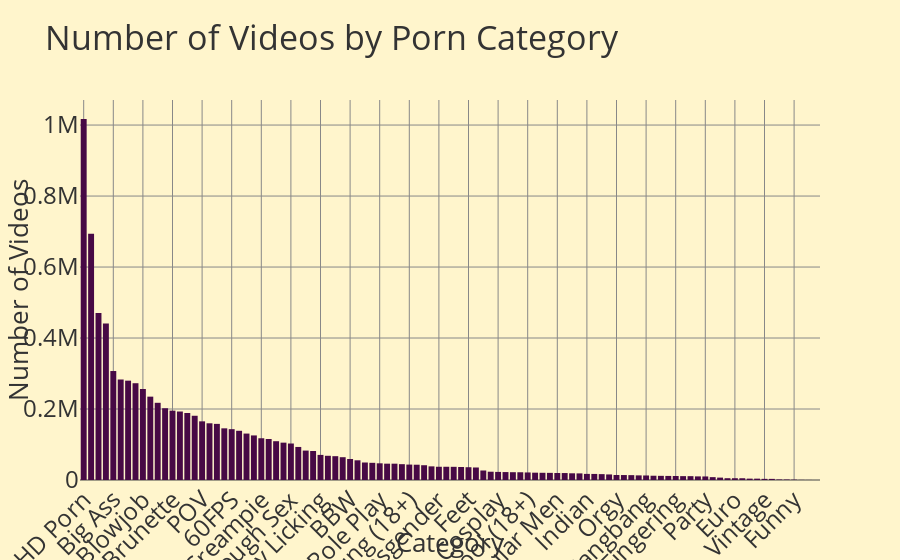
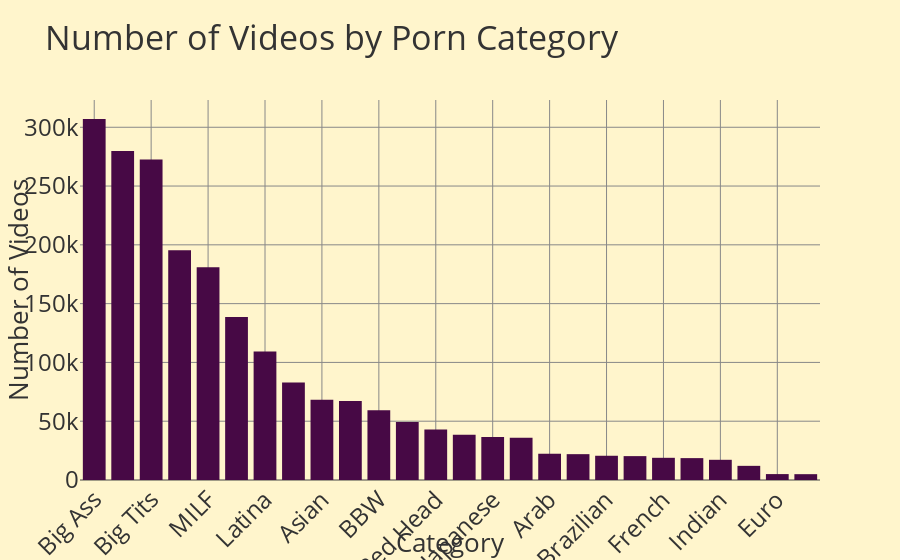

The cell these charts' notebook holds for them, in order:
### Markdown cell above
### Porn

### Code cell
import pandas as pd
import plotly.graph_objects as go

def plot_porn_categories_chart(file_path, included_categories=None):
    """
    Plots a bar chart of porn categories and their number of videos.

    Parameters:
    - file_path (str): Path to the CSV file containing the data.
    - included_categories (list): List of categories to include. Default is None (include all).
    """
    # Load the dataset
    df = pd.read_csv(file_path)

    # Filter by included categories if provided
    if included_categories:
        df = df[df['category'].isin(included_categories)]

    # Sort the DataFrame by 'num_videos' in descending order
    df = df.sort_values(by='num_videos', ascending=False)

    # Create the bar chart using Plotly
    fig = go.Figure()

    fig.add_trace(go.Bar(
        x=df['category'],
        y=df['num_videos']
    ))

    # Update layout with the 'base' template and axis labels
    fig.update_layout(
        template='base',
        title='Number of Videos by Porn Category',
        xaxis_title='Category',
        yaxis_title='Number of Videos',
        xaxis=dict(type='category', tickangle=-45),
    )

    # Show the plot
    fig.show()

# Example usage:
# Plot all categories
plot_porn_categories_chart('d_porn_categories.csv')

# Plot specific categories
plot_porn_categories_chart('d_porn_categories.csv', included_categories=['Arab', 
                                                                         'Asian', 
                                                                         'BBW', 
                                                                         'Babysitter', 
                                                                         'Big Tits', 
                                                                         'Big Ass', 
                                                                         'Blonde',
                                                                         'Brazilian',
                                                                         'British',
                                                                         'Brunette',
                                                                         'Celebrity'
                                                                         'College (18+)',
                                                                         'Czech',
                                                                         'Ebony',
                                                                         'Euro',
                                                                         'Feet',
                                                                         'French',
                                                                         'German',
                                                                         'Indian',
                                                                         'Italian',
                                                                         'Japanese',
                                                                         'Korean',
                                                                         'Latina',
                                                                         'MILF',
                                                                         'Red Head',
                                                                         'Russian',
                                                                         'School (18+)'
                                                                         'Small Tits',
                                                                         'Step Fantasy',
                                                                         'Tattooed Women',
                                                                         'Teen (18+)'
                                                                        ])

plot_porn_categories_chart('d_porn_categories.csv', included_categories=['Arab', 
                                                                         'Asian', 
                                                                         'Blonde',
                                                                         'Brazilian',
                                                                         'British',
                                                                         'Brunette',
                                                                         'Czech',
                                                                         'Ebony',
                                                                         'Euro',
                                                                         'French',
                                                                         'German',
                                                                         'Indian',
                                                                         'Italian',
                                                                         'Japanese',
                                                                         'Korean',
                                                                         'Latina',
                                                                         'Red Head',
                                                                         'Russian',
                                                                         'Tattooed Women',
                                                                        ])

### Figure 1 — Plotly figure (JSON) as saved in the notebook; plotly's stock layout.template omitted (floating-point values rounded to 4 significant figures)
{"data": [{"type": "bar", "x": ["HD Porn", "Verified Amateurs", "Amateur", "Exclusive", "Big Ass", "Babe", "Teen (18+)", "Big Tits", "Blowjob", "Hardcore", "Big Dick", "Pornstar", "Brunette", "Solo Female", "Cumshot", "MILF", "POV", "Masturbation", "Female Orgasm", "Fetish", "60FPS", "Blonde", "Small Tits", "Anal", "Creampie", "Toys", "Latina", "Reality", "Rough Sex", "Verified Couples", "Step Fantasy", "Handjob", "Pussy Licking", "Asian", "Tattooed Women", "Verified Models", "BBW", "Squirt", "Ebony", "Public", "Role Play", "Threesome", "Lesbian", "Interracial", "Old/Young (18+)", "Red Head", "Mature", "Russian", "Transgender", "Cartoon", "Romantic", "Japanese", "Feet", "College (18+)", "Bondage", "Compilation", "Cosplay", "Arab", "British", "Massage", "School (18+)", "Brazilian", "German", "Pissing", "Muscular Men", "Double Penetration", "French", "Italian", "Indian", "Hentai", "Babysitter (18+)", "Fisting", "Orgy", "Smoking", "Casting", "Cuckold", "Gangbang", "Czech", "Celebrity", "Behind The Scenes", "Fingering", "Parody", "Music", "Popular With Women", "Party", "Bukkake", "Solo Male", "Strap On", "Euro", "Korean", "Striptease", "Gaming", "Vintage", "Bisexual Male", "SFW", "Closed Captions", "Funny", "Interactive", "Podcast", "Described Video"], "y": [1017070, 693682, 470773, 440775, 307019, 283135, 279880, 272667, 256411, 234832, 217510, 202162, 195403, 192963, 188769, 180996, 165227, 159775, 158109, 145584, 143196, 138633, 130798, 125572, 117587, 115498, 109289, 105221, 102811, 93112, 82874, 81654, 70729, 68210, 67106, 64244, 59238, 55510, 49317, 48399, 47030, 46013, 45976, 44589, 43444, 43041, 41607, 38416, 37316, 37295, 37124, 36670, 35971, 35243, 26794, 23363, 22800, 22331, 21976, 21832, 21276, 20613, 20310, 20126, 19816, 19597, 18876, 18612, 17181, 17100, 16543, 15674, 14031, 13983, 13697, 13024, 12747, 12034, 11728, 11458, 11306, 10894, 10815, 10178, 10014, 8062, 6734, 5064, 5023, 4959, 3858, 3801, 3253, 3145, 1535, 1347, 946, 369, 176, 35]}], "layout": {"title": {"text": "Number of Videos by Porn Category"}, "xaxis": {"tickangle": -45, "title": {"text": "Category"}, "type": "category"}, "yaxis": {"title": {"text": "Number of Videos"}}}}

### Figure 2 — Plotly figure (JSON) as saved in the notebook; plotly's stock layout.template omitted (floating-point values rounded to 4 significant figures)
{"data": [{"type": "bar", "x": ["Big Ass", "Teen (18+)", "Big Tits", "Brunette", "MILF", "Blonde", "Latina", "Step Fantasy", "Asian", "Tattooed Women", "BBW", "Ebony", "Red Head", "Russian", "Japanese", "Feet", "Arab", "British", "Brazilian", "German", "French", "Italian", "Indian", "Czech", "Euro", "Korean"], "y": [307019, 279880, 272667, 195403, 180996, 138633, 109289, 82874, 68210, 67106, 59238, 49317, 43041, 38416, 36670, 35971, 22331, 21976, 20613, 20310, 18876, 18612, 17181, 12034, 5023, 4959]}], "layout": {"title": {"text": "Number of Videos by Porn Category"}, "xaxis": {"tickangle": -45, "title": {"text": "Category"}, "type": "category"}, "yaxis": {"title": {"text": "Number of Videos"}}}}
